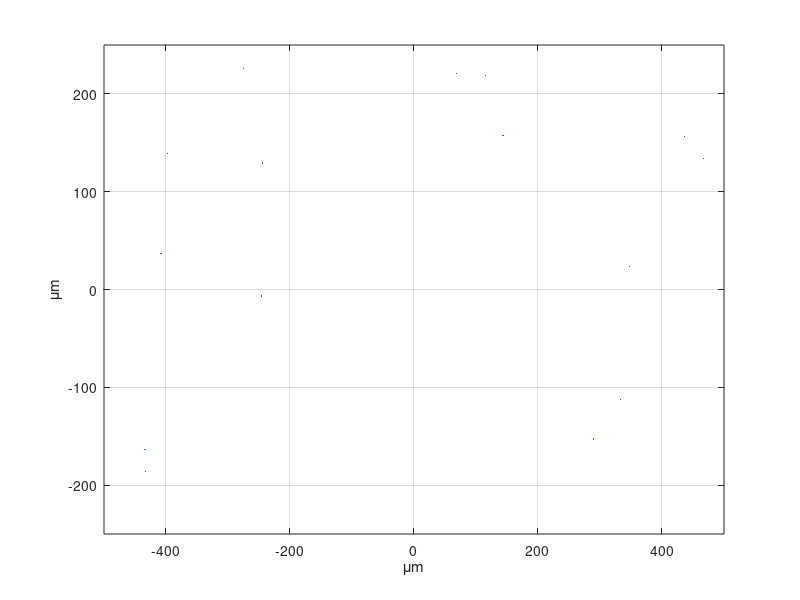
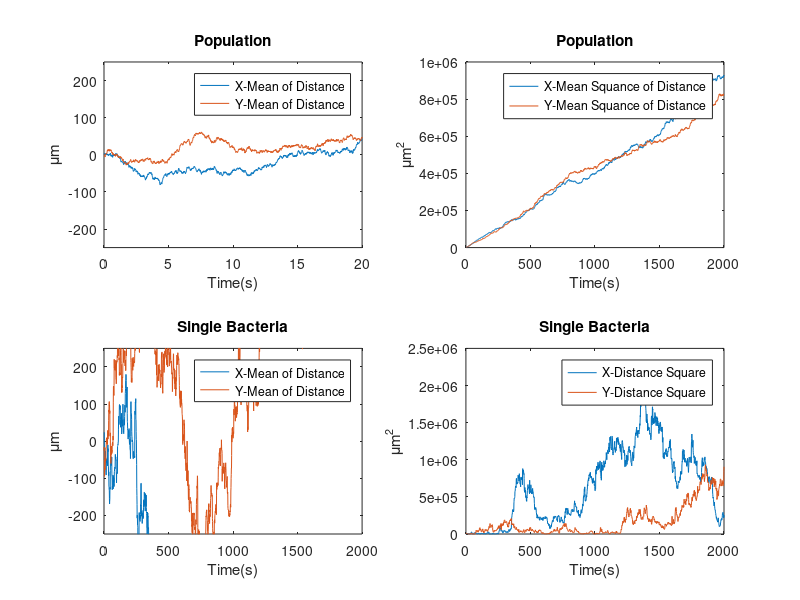
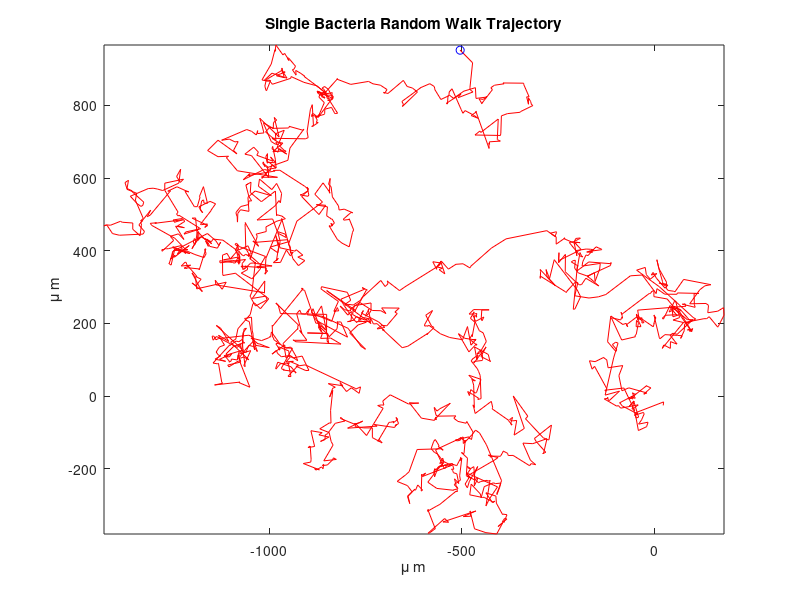

Write MATLAB code to recreate these figures, in order.
%-----------------------------Prj2_1and2.m---------------------------------
% Simulation of brownian motion and chemotaxis of E.Coli
%  | Version  | Contribution | Time    | Comment
%  |   1.0     | Xinyu Zhou | 2017.6.8 | Initial verison from Xinyu Zhou
%  |   1.1     | H.F.       | 2017.6.10| Recorret square mean, add unit
%  |   2.0     | H.F.       | 2017.6.11| Use exponential distribution
%  |   2.1     | H.F.       | 2017.6.11| 
%  |   2.2     | H.F.       |2018.5.22| I want to follow the center limit theory
%                           | to find the normal distribution
% Team Nubmer: YunYang He, Xingyu Zhou, Yuejian Mo,YuHang Jia, XingYu Wang
%--------------------------------------------------------------------------
clear all;
num=200;% Number of bacteria
speed=20;% Speed. Unit: 2 muM in 0.1s
k=0.04;%gradient. Unit: muM/mum
frame=2000; 
frameseq=1:1:frame; % camera captuer 0.1s one frame in 100s.
x=zeros(num,1);
y=zeros(num,1); % Bacteria are random distrubtion
tseq=zeros(num,1);
distX=zeros(num,frame);   % distance to start point at X-axis
distY=zeros(num,frame);   % distance to start point at Y-axis
pBacteria=plot(x,y,'.'); % population of bacteria
axis([-500 500 -250 250]);% size of microfluicds channel. Unit: mu m
grid on; % To do: size set

angle=zeros(num,1);
for j=frameseq  % here is poor biology meant!!
	figure(1);		
	%Psedo normal distrubtion
        %x=x+speed*(randn(num,1));% no sync time in X-axis and Y-axis!!!!!
       %y=y+speed*randn(num,1);% what is meant of probability here? Insteresting

	%chemotaxis sence fuction: Hill function
  	p_tum=1; % factor to short time of tumble

	% Expoenential distrubtion
	intva_run=exprnd(1,num,1); % time distrubtion of run intervals 
	intva_tum=exprnd(0.1,num,1); 
%	dt=p_tum*intva_tum;
%	intva_run=intva_run+dt;
	angle=2*pi*rand(num,1)+angle;  % maybe corrlation for a short peroid
	t_online=intva_run;
        x=x+speed*t_online.*cos(angle);
	y=y+speed*t_online.*sin(angle);
	tseq=tseq+intva_run+intva_tum;
	%Bionomal  distribution :to do...
	
	set(pBacteria,'XData',x,'YData',y,'MarkerSize',3); 
       	distX(:,j)=x;
	distX_2(:,j)=distX(:,j).^2;
	distY(:,j)=y;
	distY_2(:,j)=distY(:,j).^2;
    	drawnow limitrate;
	xlabel('\mum');	ylabel('\mum');
end

meanX=sum(distX(:,1:frame))/num;
meanX_2=sum(distX_2(:,1:frame))/num;
meanY=sum(distY(:,1:frame))/num;
meanY_2=sum(distY_2(:,1:frame))/num;
dist_2_mean=meanX_2+meanY_2;

figure(2);
subplot(2,2,1);% 
%plot(frameseq*0.1,[sqrt(dist_2_sum)',meanX(1,:)',meanY(1,:)'])
title('Population');
plot(frameseq*0.01,[meanX(1,:)',meanY(1,:)'])
title('Population');
legend('X-Mean of Distance','Y-Mean of Distance');
xlabel('Time(s)');
ylabel('\mum');
ylim([-250,250]);

subplot(2,2,2);
plot(frameseq,[meanX_2(1,:)',meanY_2(1,:)'])
title('Population');
legend('X-Mean Squance of Distance','Y-Mean Squance of Distance');
xlabel('Time(s)');
ylabel('\mum^2');

subplot(2,2,3);
plot(frameseq,[distX(2,:)',distY(2,:)'])
title('Single Bacteria');
legend('X-Mean of Distance','Y-Mean of Distance');
xlabel('Time(s)');
ylabel('\mum');
ylim([-250,250]);

subplot(2,2,4)
plot(frameseq,[distX_2(2,:)',distY_2(2,:)'])
title('Single Bacteria');
legend('X-Distance Square','Y-Distance Square');
xlabel('Time(s)');
ylabel('\mum^2');

figure(3);
comet(distX(2,:)',distY(2,:)');
title('Single Bacteria Random Walk Trajectory');
xlabel('\mu m');
ylabel('\mu m');
